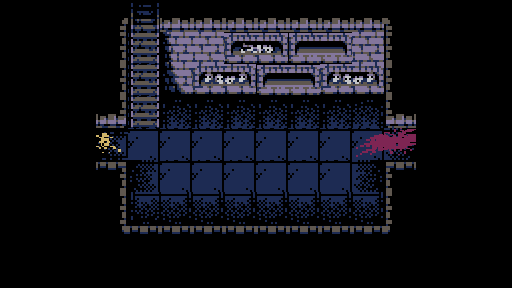

This is a level from a 2D game, rendered from its Tiled map with the project's own tilesets. A one-line summary and the complete map file follow:
An orthogonal 16x9 tile map with 32x32 px tiles, 4 tile layers (Floor, Wall, Blood, Queen_Blood), 3 tilesets and 19 objects (3x corridor_niche, 2x Disposal.tmx, 2x Old_Chapel.tmx, 2x Exit_Chamber.tmx).

<map version="1.10" tiledversion="1.12.0" orientation="orthogonal" renderorder="right-down" width="16" height="9" tilewidth="32" tileheight="32" infinite="0" nextlayerid="14" nextobjectid="30">
 <tileset firstgid="1" source="wall_paid.tsx" />
 <tileset firstgid="197" source="floor_paid.tsx" />
 <tileset firstgid="295" source="bookself.tsx" />
 <layer id="2" name="Floor" width="16" height="9" locked="1">
  <data encoding="csv">
0,0,0,0,0,0,0,0,0,0,0,0,0,0,0,0,
0,0,0,0,0,0,0,0,0,0,0,0,0,0,0,0,
0,0,0,0,0,0,0,0,0,0,0,0,0,0,0,0,
0,0,0,0,283,278,278,278,278,278,278,280,0,0,0,0,
0,0,0,283,268,268,268,268,268,268,268,268,282,0,0,0,
0,0,0,0,281,268,268,268,268,268,268,282,0,0,0,0,
0,0,0,0,285,287,287,287,287,287,287,287,0,0,0,0,
0,0,0,0,0,0,0,0,0,0,0,0,0,0,0,0,
0,0,0,0,0,0,0,0,0,0,0,0,0,0,0,0
</data>
 </layer>
 <layer id="1" name="Wall" width="16" height="9" locked="1">
  <data encoding="csv">
16,16,16,5,140,6,6,6,6,6,6,6,7,16,16,16,
16,16,16,19,154,52,10,109,110,120,121,10,21,16,16,16,
16,16,16,19,154,66,95,96,120,121,95,96,21,16,16,16,
16,16,16,88,154,0,0,0,0,0,0,0,85,16,16,16,
16,16,16,0,0,0,0,0,0,0,0,0,0,16,16,16,
16,16,16,46,0,0,0,0,0,0,0,0,43,16,16,16,
16,16,16,19,0,0,0,0,0,0,0,0,21,16,16,16,
16,16,16,33,34,34,34,34,34,34,34,34,35,16,16,16,
16,16,16,16,16,16,16,16,16,16,16,16,16,16,16,16
</data>
 </layer>
 <layer id="12" name="Blood" width="16" height="9" locked="1">
  <data encoding="csv">
0,0,0,0,0,0,0,0,0,0,0,0,0,0,0,0,
0,0,0,0,0,0,0,0,0,0,0,0,0,0,0,0,
0,0,0,0,0,0,0,0,0,0,0,0,0,0,0,0,
0,0,0,0,0,0,0,0,0,0,0,0,0,0,0,0,
0,0,0,0,0,0,0,0,0,0,0,372,384,0,0,0,
0,0,0,0,0,0,0,0,0,0,0,0,0,0,0,0,
0,0,0,0,0,0,0,0,0,0,0,0,0,0,0,0,
0,0,0,0,0,0,0,0,0,0,0,0,0,0,0,0,
0,0,0,0,0,0,0,0,0,0,0,0,0,0,0,0
</data>
 </layer>
 <layer id="13" name="Queen_Blood" width="16" height="9" locked="1">
  <data encoding="csv">
0,0,0,0,0,0,0,0,0,0,0,0,0,0,0,0,
0,0,0,0,0,0,0,0,0,0,0,0,0,0,0,0,
0,0,0,0,0,0,0,0,0,0,0,0,0,0,0,0,
0,0,0,0,0,0,0,0,0,0,0,0,0,0,0,0,
0,0,0,437,0,0,0,0,0,0,0,0,0,0,0,0,
0,0,0,0,0,0,0,0,0,0,0,0,0,0,0,0,
0,0,0,0,0,0,0,0,0,0,0,0,0,0,0,0,
0,0,0,0,0,0,0,0,0,0,0,0,0,0,0,0,
0,0,0,0,0,0,0,0,0,0,0,0,0,0,0,0
</data>
 </layer>
 <objectgroup id="6" name="Wall_Collision" locked="1">
  <object id="1" x="96.5" y="8.25" width="29.3333" height="120.583" />
  <object id="2" x="94.25" y="162" width="31.75" height="76.5" />
  <object id="3" x="100.667" y="226" width="304" height="21.3333" />
  <object id="4" x="385.75" y="161.75" width="33.7045" height="79.5" />
  <object id="5" x="384.667" y="75.1667" width="35.3333" height="52.8333" />
  <object id="6" x="416.667" y="103" width="12.5" height="77.8333" />
  <object id="7" x="164.25" y="75.5" width="234.75" height="18" />
  <object id="9" x="75.3333" y="100" width="20.6667" height="88" />
  <object id="13" x="163.045" y="7.59089" width="2" height="119.841" />
  <object id="29" x="123.75" y="7.79545" width="40" height="9.20455" />
 </objectgroup>
 <objectgroup id="10" name="Disposal_Chamber" locked="1">
  <object id="18" name="Disposal.tmx" x="126.182" y="17.6364" width="32.5455" height="30.3031" />
 </objectgroup>
 <objectgroup id="7" name="SpawnPoints" locked="1">
  <object id="15" name="Old_Chapel.tmx" x="104.083" y="159.19">
   <point />
  </object>
  <object id="17" name="Exit_Chamber.tmx" x="387.061" y="158.424">
   <point />
  </object>
  <object id="20" name="Disposal.tmx" x="133" y="37.125">
   <point />
  </object>
 </objectgroup>
 <objectgroup id="11" name="ExaminePoints" locked="1">
  <object id="26" name="corridor_niche" x="197.333" y="69.6667" width="56.6667" height="20.6667" />
  <object id="27" name="corridor_niche" x="260" y="70" width="56.6667" height="20.6667" />
  <object id="28" name="corridor_niche" x="325" y="69.6667" width="56.6667" height="20.6667" />
 </objectgroup>
 <objectgroup id="8" name="Old_Chapel_Chamber" locked="1">
  <object id="14" name="Old_Chapel.tmx" x="95.75" y="128.5" width="30" height="33.5" />
 </objectgroup>
 <objectgroup id="9" name="Exit_Chamber" locked="1">
  <object id="16" name="Exit_Chamber.tmx" x="384.182" y="128.182" width="32.3636" height="33.6364" />
 </objectgroup>
</map>
